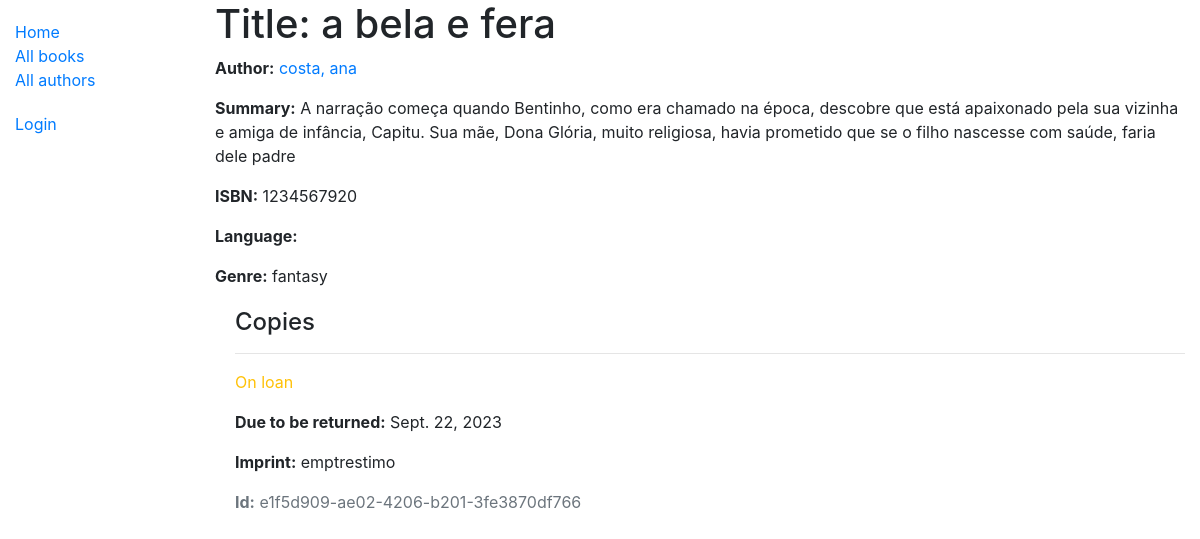
/catalog/book/2, run on the app's committed database.
### catalog/models.py (models this page shows, shortened)
class Book(models.Model):
    title = models.CharField(max_length=200)
    author = models.ForeignKey('Author', on_delete=models.SET_NULL, null=True)
    summary = models.TextField(max_length=1000, help_text="Enter a brief description of the book")
    isbn = models.CharField('ISBN', max_length=13,
                            unique=True,
                            help_text='13 Character <a href="https://www.isbn-international.org/content/what-isbn'
                                      '">ISBN number</a>')
    genre = models.ManyToManyField(Genre, help_text="Select a genre for this book")
    def display_genre(self):
        """Create a string for the Genre. This is required to display genre in Admin."""
        return ', '.join(genre.name for genre in self.genre.all()[:3])
    display_genre.short_description = 'Genre'
    class Meta:
        ordering = ['title', 'author']
    def display_genre(self):
        """Creates a string for the Genre. This is required to display genre in Admin."""
        return ', '.join([genre.name for genre in self.genre.all()[:3]])
    display_genre.short_description = 'Genre'

class Author(models.Model):
    first_name = models.CharField(max_length=100)
    last_name = models.CharField(max_length=100)
    date_of_birth = models.DateField(null=True, blank=True)
    date_of_death = models.DateField('died', null=True, blank=True)
    class Meta:
        ordering = ['last_name', 'first_name']
    def __str__(self):
        return '{0}, {1}'.format(self.last_name, self.first_name)

class Genre(models.Model):
    name = models.CharField(
        max_length=200,
        help_text="Enter a book genre (e.g. Science Fiction, French Poetry etc.)"
        )
    def __str__(self):
        return self.name

class BookInstance(models.Model):
    id = models.UUIDField(primary_key=True, default=uuid.uuid4,
                          help_text="Unique ID for this particular book across whole library")
    book = models.ForeignKey('Book', on_delete=models.RESTRICT, null=True)
    imprint = models.CharField(max_length=200)
    due_back = models.DateField(null=True, blank=True)
    borrower = models.ForeignKey(User, on_delete=models.SET_NULL, null=True, blank=True)
    LOAN_STATUS = (
        ('d', 'Maintenance'),
        ('o', 'On loan'),
        ('a', 'Available'),
        ('r', 'Reserved'),
    )
    status = models.CharField(
        max_length=1,
        choices=LOAN_STATUS,
        blank=True,
        default='d',
        help_text='Book availability')
    class Meta:
        ordering = ['due_back']
        permissions = (("can_mark_returned", "Set book as returned"),)

### catalog/views.py (the view)
# urls.py: path('book/<int:pk>', views.BookDetailView.as_view(), name='book-detail'),
class BookDetailView(generic.DetailView):
    model = Book

### catalog/templates/catalog/book_detail.html
{% extends "base_generic.html" %}
{% block content %}
  <h1>Title: {{ book.title }}</h1>
  <p><strong>Author:</strong> <a href="">{{ book.author }}</a></p>
  <p><strong>Summary:</strong> {{ book.summary }}</p>
  <p><strong>ISBN:</strong> {{ book.isbn }}</p>
  <p><strong>Language:</strong> {{ book.language }}</p>
  <p><strong>Genre:</strong> {% for genre in book.genre.all %} {{ genre }}{% if not forloop.last %}, {% endif %}{% endfor %}</p>
  <div style="margin-left:20px;margin-top:20px">
    <h4>Copies</h4>
    {% for copy in book.bookinstance_set.all %}
      <hr>
      <p class="{% if copy.status == 'a' %}text-success{% elif copy.status == 'm' %}text-danger{% else %}text-warning{% endif %}">{{ copy.get_status_display }}</p>
      {% if copy.status != 'a' %}
        <p><strong>Due to be returned:</strong> {{copy.due_back}}</p>
      {% endif %}
      <p><strong>Imprint:</strong> {{copy.imprint}}</p>
      <p class="text-muted"><strong>Id:</strong> {{copy.id}}</p>
    {% endfor %}
  </div>
{% endblock %}

### data on the page
Book: title "a bela e fera", author "costa, ana", summary "A narração começa quando Bentinho, como era chamado na época, descobre que está apaixonado pela sua vizinha e amiga de infância, Capitu. Sua mãe, Dona Glória, muito religiosa, havia prometido que se o filho nascesse com saúde, faria dele padre", isbn "1234567920"
Genre: name "fantasy"
BookInstance: status "On loan", due_back "Sept. 22, 2023", imprint "emptrestimo", id "e1f5d909-ae02-4206-b201-3fe3870df766"
